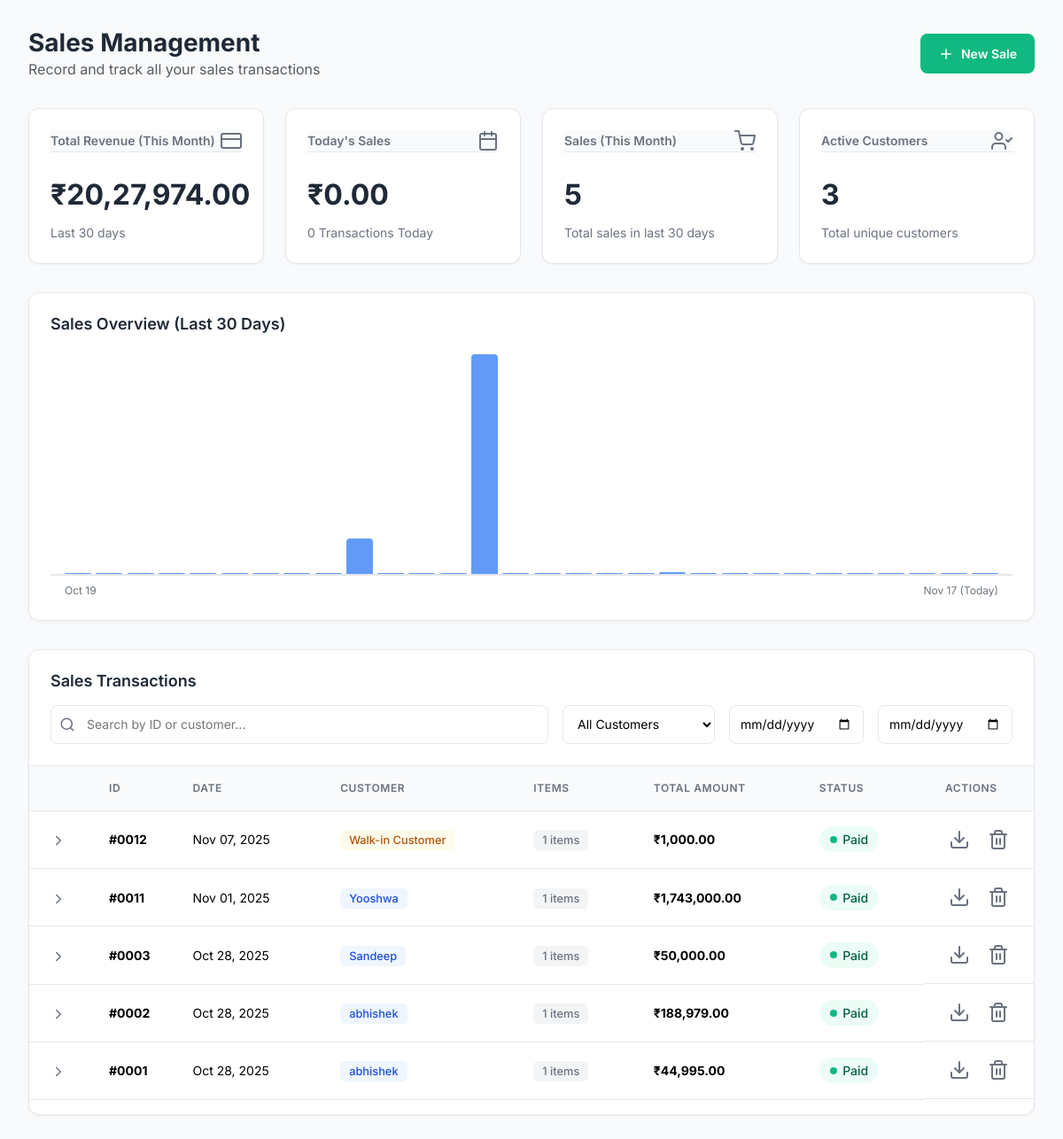
Page /sales.php (signed in) on the committed database.
### tables this page shows
CREATE TABLE IF NOT EXISTS `sales` (
  `id` int NOT NULL AUTO_INCREMENT,
  `admin_id` int NOT NULL DEFAULT '1',
  `customer_id` int DEFAULT NULL,
  `sale_date` date NOT NULL,
  `total_amount` decimal(12,2) NOT NULL DEFAULT '0.00',
  `created_at` timestamp NULL DEFAULT CURRENT_TIMESTAMP,
  PRIMARY KEY (`id`),
  KEY `customer_id` (`customer_id`)
);

CREATE TABLE IF NOT EXISTS `customers` (
  `id` int NOT NULL AUTO_INCREMENT,
  `admin_id` int NOT NULL DEFAULT '1',
  `name` varchar(255) NOT NULL,
  `street_address` varchar(255) DEFAULT NULL,
  `city` varchar(100) DEFAULT NULL,
  `pin_code` varchar(6) DEFAULT NULL,
  `state` varchar(100) DEFAULT NULL,
  `email` varchar(100) DEFAULT NULL,
  `phone` varchar(20) DEFAULT NULL,
  `address` varchar(255) DEFAULT NULL,
  PRIMARY KEY (`id`),
  KEY `idx_customers_admin` (`admin_id`)
);

### sales.php (the view, shortened to what this page needs)
<?php
require 'db.php';
function formatIndianCurrency($number) {
    $number = number_format($number, 2, '.', '');
    $parts = explode('.', $number);
    $integerPart = $parts[0];
    $decimalPart = $parts[1];
    $lastThree = substr($integerPart, -3);
    $otherNumbers = substr($integerPart, 0, -3);
    if ($otherNumbers != '') {
        $lastThree = ',' . $lastThree;
    }
    $result = preg_replace('/\B(?=(\d{2})+(?!\d))/', ',', $otherNumbers) . $lastThree;
    return '₹' . $result . '.' . $decimalPart;
}
$admin_id = $_SESSION['admin_id'];
?>
<!DOCTYPE html>
<html lang="en">
<head>
  <link href="https://cdn.jsdelivr.net/npm/bootstrap@5.3.2/dist/css/bootstrap.min.css" rel="stylesheet">
</head>
<body>
    <main class="main-content">
    <header class="main-header">
      <div>
        <h1>Sales Management</h1>
        <p class="text-muted mb-0">Record and track all your sales transactions</p>
      </div>
      <button class="btn btn-primary" data-bs-toggle="modal" data-bs-target="#addSaleModal">
        <i data-feather="plus" style="width:18px; height:18px;"></i>
        New Sale
      </button>
    </header>
    <?php
    $month_stmt = $conn->prepare("
      SELECT
        COALESCE(SUM(total_amount), 0) as revenue_this_month,
        COUNT(*) as sales_this_month,
        COUNT(DISTINCT customer_id) as new_customers_this_month
      FROM sales
      WHERE admin_id = ? AND sale_date >= DATE_SUB(CURDATE(), INTERVAL 30 DAY)
    ");
    $month_stmt->bind_param('i', $admin_id);
    $month_stmt->execute();
    $month_stats = $month_stmt->get_result()->fetch_assoc();
    $today_stmt = $conn->prepare("
      SELECT COUNT(*) as today_sales, COALESCE(SUM(total_amount), 0) as today_revenue
      FROM sales
      WHERE admin_id = ? AND sale_date = CURDATE()
    ");
    $today_stmt->bind_param('i', $admin_id);
    $today_stmt->execute();
    $today = $today_stmt->get_result()->fetch_assoc();
    $customers_stmt = $conn->prepare("
        SELECT COUNT(DISTINCT customer_id) as unique_customers
        FROM sales
        WHERE admin_id = ? AND customer_id IS NOT NULL
    ");
    $customers_stmt->bind_param('i', $admin_id);
    $customers_stmt->execute();
    $customers_count = $customers_stmt->get_result()->fetch_assoc()['unique_customers'];
    $chart_data = [];
    $max_revenue = 0;
    $dates = [];
    for ($i = 29; $i >= 0; $i--) {
        $dates[] = date('Y-m-d', strtotime("-$i days"));
    }
    $chart_stmt = $conn->prepare("
        SELECT
            DATE(sale_date) as sale_day,
            COALESCE(SUM(total_amount), 0) as daily_revenue
        FROM sales
        WHERE admin_id = ? AND sale_date >= DATE_SUB(CURDATE(), INTERVAL 30 DAY)
        GROUP BY sale_day
    ");
    $chart_stmt->bind_param('i', $admin_id);
    $chart_stmt->execute();
    $chart_res = $chart_stmt->get_result();
    $daily_sales = [];
    while($row = $chart_res->fetch_assoc()) {
        $daily_sales[$row['sale_day']] = $row['daily_revenue'];
    }
    foreach ($dates as $date) {
        $revenue = $daily_sales[$date] ?? 0;
        $chart_data[$date] = $revenue;
        if ($revenue > $max_revenue) {
            $max_revenue = $revenue;
        }
    }
    ?>
    <section class="kpi-cards">
        <div class="kpi-card">
            <div class="card-header">
                <span class="card-title">Total Revenue (This Month)</span>
                <i data-feather="credit-card" class="card-icon"></i>
            </div>
            <div class="card-value"><?= formatIndianCurrency($month_stats['revenue_this_month']) ?></div>
            <div class="card-comparison">
                <span class="neutral">Last 30 days</span>
            </div>
        </div>
        <div class="kpi-card">
            <div class="card-header">
                <span class="card-title">Today's Sales</span>
                <i data-feather="calendar" class="card-icon"></i>
            </div>
            <div class="card-value"><?= formatIndianCurrency($today['today_revenue']) ?></div>
            <div class="card-comparison">
                <span class="neutral"><?= $today['today_sales'] ?> Transactions Today</span>
            </div>
        </div>
        <div class="kpi-card">
            <div class="card-header">
                <span class="card-title">Sales (This Month)</span>
                <i data-feather="shopping-cart" class="card-icon"></i>
            </div>
            <div class="card-value"><?= number_format($month_stats['sales_this_month']) ?></div>
            <div class="card-comparison">
                <span class="neutral">Total sales in last 30 days</span>
            </div>
        </div>
        <div class="kpi-card">
            <div class="card-header">
                <span class="card-title">Active Customers</span>
                <i data-feather="user-check" class="card-icon"></i>
            </div>
            <div class="card-value"><?= number_format($customers_count) ?></div>
            <div class="card-comparison">
                <span class="neutral">Total unique customers</span>
            </div>
        </div>
    </section>
    <section class="main-chart">
        <h2>Sales Overview (Last 30 Days)</h2>
        <div class="chart-container">
            <?php foreach ($chart_data as $date => $revenue):
                $height_percent = ($revenue / $max_revenue) * 100;
                if ($revenue > 0 && $height_percent < 1) $height_percent = 1;
                if ($revenue == 0) $height_percent = 0.5;
            ?>
            <div class="chart-bar"
                 style="height: <?= round($height_percent, 1) ?>%;"
                 title="<?= date('M d, Y', strtotime($date)) ?>: ₹<?= number_format($revenue, 2) ?>">
            </div>
            <?php endforeach; ?>
        </div>
        <div class="d-flex justify-content-between text-secondary mt-2 px-3" style="font-size: 0.75rem;">
            <span><?= date('M d', strtotime(array_key_first($chart_data))) ?></span>
            <span><?= date('M d', strtotime(array_key_last($chart_data))) ?> (Today)</span>
        </div>
    </section>
    <section class="transactions-section">
        <div class="table-header">
          <h2>Sales Transactions</h2>
          <div class="table-filters">
              <div class="search-bar">
                  <i data-feather="search" class="search-icon"></i>
                  <input type="text" id="searchInput" placeholder="Search by ID or customer..." onkeyup="filterTable()">
              </div>
              <select id="customerFilter" onchange="filterTable()">
                <option value="">All Customers</option>
              </select>
              <input type="date" id="dateFromFilter" onchange="filterTable()" title="Date From">
              <input type="date" id="dateToFilter" onchange="filterTable()" title="Date To">
          </div>
        </div>
        <div class="table-container">
          <table class="table table-hover align-middle transactions-table" id="salesTable">
            <thead>
              <tr>
                <th style="width: 50px;"></th>
                <th style="width: 80px;">ID</th>
                <th>Date</th>
                <th>Customer</th>
                <th>Items</th>
                <th>Total Amount</th>
                <th>Status</th>
                <th style="width: 120px;">Actions</th>
              </tr>
            </thead>
            <tbody>
              <?php
              $stmt = $conn->prepare("
                SELECT s.id, s.sale_date, s.total_amount, s.customer_id,
                       c.name AS customer_name,
                       COUNT(si.id) as item_count
                FROM sales s
                LEFT JOIN customers c ON s.customer_id = c.id
                LEFT JOIN sale_items si ON s.id = si.sale_id
                WHERE s.admin_id = ?
                GROUP BY s.id
                ORDER BY s.sale_date DESC, s.id DESC
              ");
              $stmt->bind_param('i', $admin_id);
              $stmt->execute();
              $res = $stmt->get_result();
              if($res->num_rows > 0):
                while($row = $res->fetch_assoc()):
                  $sale_id = $row['id'];
                  $customer_name = $row['customer_name'] ?? 'Walk-in Customer';
                  $is_walk_in = empty($row['customer_id']);
              ?>
              <tr class="sale-row" onclick="toggleDetails(<?= $sale_id ?>)"
                  data-customer="<?= $row['customer_id'] ?? 'walk-in' ?>"
                  data-date="<?= $row['sale_date'] ?>">
                <td class="text-center">
                  <i data-feather="chevron-right" class="expand-icon" id="icon-<?= $sale_id ?>"></i>
                </td>
                <td><strong>#<?= str_pad($row['id'], 4, '0', STR_PAD_LEFT) ?></strong></td>
                <td><?= date('M d, Y', strtotime($row['sale_date'])) ?></td>
                <td>
                  <?php if($is_walk_in): ?>
                    <span class="badge-clean badge-yellow"><?= htmlspecialchars($customer_name) ?></span>
                  <?php else: ?>
                    <span class="badge-clean badge-blue"><?= htmlspecialchars($customer_name) ?></span>
                  <?php endif; ?>
                </td>
                <td>
                  <span class="badge-clean badge-gray"><?= $row['item_count'] ?> items</span>
                </td>
                <td><strong>₹<?= number_format($row['total_amount'], 2) ?></strong></td>
                <td>
                  <span class="status status-paid">
                    <span class="status-dot"></span>Paid
                  </span>
                </td>
                <td class="table-actions">
                  <button class="action-btn"
                          onclick="event.stopPropagation(); window.open('sale_invoice.php?id=<?= $sale_id ?>', '_blank')"
                          title="View Invoice">
                    <i data-feather="download"></i>
                  </button>
                  <button class="action-btn action-btn-delete"
                          onclick="event.stopPropagation(); deleteSale(<?= $sale_id ?>)"
                          title="Delete Sale">
                    <i data-feather="trash-2"></i>
                  </button>
                </td>
              </tr>
              <?php
                endwhile;
              endif;
              ?>
            </tbody>
          </table>
        </div>
    </section>
  </main>
</body>
</html>

### rows in the picture
sales: id "0012", sale_date "Nov 07, 2025", customer_name "Walk-in Customer", item_count "1", total_amount "1,000.00"
sales: id "0011", sale_date "Nov 01, 2025", customer.name "Yooshwa", item_count "1", total_amount "1,743,000.00"
sales: id "0003", sale_date "Oct 28, 2025", customer.name "Sandeep", item_count "1", total_amount "50,000.00"
sales: id "0002", sale_date "Oct 28, 2025", customer.name "abhishek", item_count "1", total_amount "188,979.00"
sales: id "0001", sale_date "Oct 28, 2025", customer.name "abhishek", item_count "1", total_amount "44,995.00"

### other values in the picture
formatIndianCurrency($month_stats['revenue_this_month']) "₹20,27,974.00"
formatIndianCurrency($today['today_revenue']) "₹0.00"
$today['today_sales'] "0"
$month_stats['sales_this_month'] "5"
$customers_count "3"
date('M d', strtotime(array_key_first($chart_data))) "Oct 19"
date('M d', strtotime(array_key_last($chart_data))) "Nov 17"
